Frame 1 (no input): blank canvas, image omitted
Frame 60 (the mouse pressed at the canvas centre just before this capture): blank canvas, image omitted
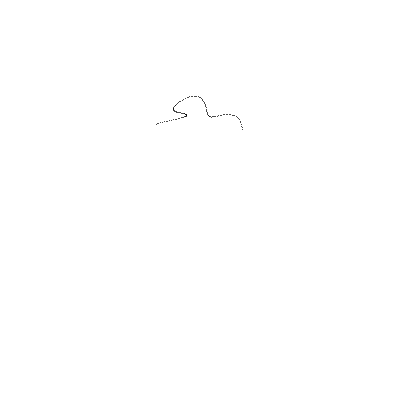
Frame 120 (the mouse held since frame 60 and released just before this capture)

The Processing sketch whose frames 1 and 60 were blank and that drew this single picture after the mouse press (run headless with seeded random() and noise(); from frame 60 on, the mouse is pressed at the canvas centre):

// Processing sketch: Perlin_Black_and_White_2D
// ── Perlin_Black_and_White_2D.pde
// global variables
int x, y;      // will be used to pick random location on the canvas
float timeValue;  // for moving through time with the Perlin noise
float yOffset;       // offset for y values obtained through Perlin noise 
float noiseValueX, noiseValueY;  // keeps the noise values returned by Perlin noise generator

// this runs one
void setup() {
  
  // Small canvas to start
  size(400, 400);
  
  // Use HSB color model
  colorMode(HSB, 360, 100, 100);
  
  // Set black stroke for points to be drawn
  fill(0, 0, 100);
  
  // background is white
  background(0, 0, 100);
  
  // Faster animation
  frameRate(240);
  
  // Initial starting point for yOffset in Perlin noise space
  // Makes sure values returned by Perlin noise generator are distinct for x and y.
  yOffset = random(100, 150); 
  
}

// this runs repeatedly
void draw() {
  
  // Increase point in time (smaller increments means random values will be closer together)
  timeValue += 0.005;
  
  // Get noise values for x and y positions
  noiseValueX = noise(timeValue);
  println("noiseX " + noiseValueX);
  noiseValueY = noise(timeValue + yOffset);
  println("noiseY " + noiseValueY);
  
  // Convert noise values to integer x, y positions
  x = int(map(noiseValueX, 0, 1, 0, width));
  println("X " + x);
  y = int(map(noiseValueY, 0, 1, 0, height));
  println("Y " + y);
  
  // Draw a black point at this location 
  point(x, y);
  
}
